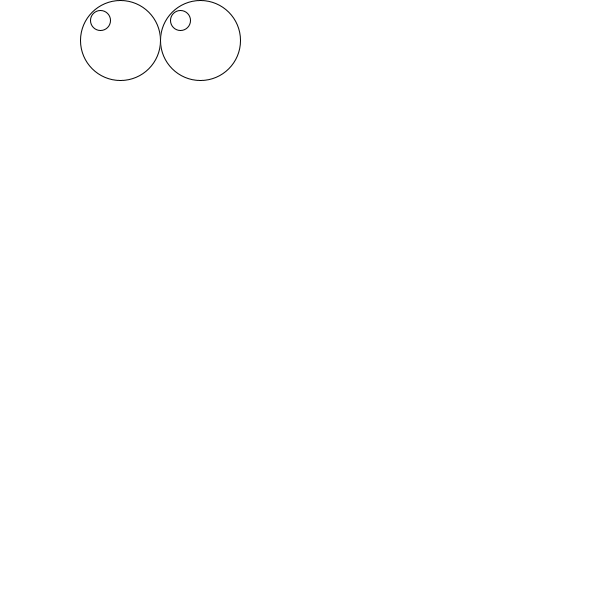
Frame 1 (no input)
Frame 60 (the mouse pressed at the canvas centre just before this capture): identical to frame 1, image omitted
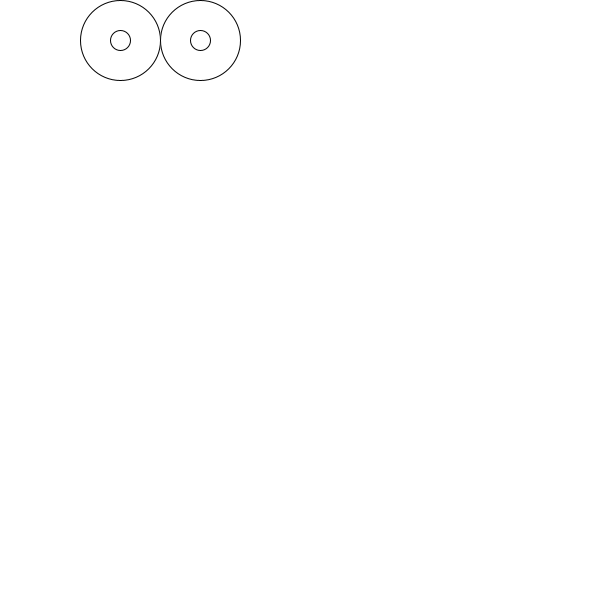
Frame 120 (the mouse held since frame 60 and released just before this capture)

The Processing sketch that drew these frames (run headless with seeded random() and noise(); from frame 60 on, the mouse is pressed at the canvas centre):

// Processing sketch: eyes
// ── eyes.pde
int b=160,c=40;void setup(){size(600,600);stroke(0);}void draw(){background(255);fill(255);circle(b-40,c,80);circle(b+40,c,80);float x=map(mouseX,0,600,b-60,b-20);float y=map(mouseY,0,600,c-20,c+20);float a=map(mouseX,0,600,b+20,b+60);circle(x,y,20);circle(a,y,20);}void mouseClicked(){b=mouseX;c=mouseY;}
